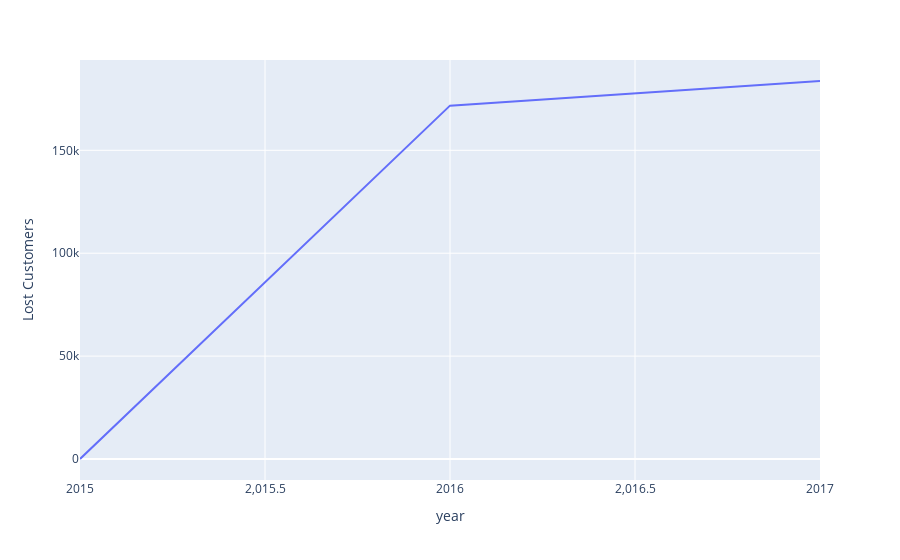

Notebook cell for this chart:
### Code cell
finalFig = px.line(yearWiseDf, x='year', y="Lost Customers")
finalFig.show()
finalFig.write_html('docs/case-study-2f.html')

### Figure 1 — Plotly figure (JSON) as saved in the notebook; plotly's stock layout.template omitted (floating-point values rounded to 4 significant figures)
{"data": [{"hovertemplate": "year=%{x}<br>Lost Customers=%{y}<extra></extra>", "legendgroup": "", "line": {"color": "#636efa", "dash": "solid"}, "marker": {"symbol": "circle"}, "mode": "lines", "name": "", "orientation": "v", "showlegend": false, "type": "scatter", "x": [2015, 2016, 2017], "xaxis": "x", "y": [0, 171710, 183687], "yaxis": "y"}], "layout": {"legend": {"tracegroupgap": 0}, "margin": {"t": 60}, "xaxis": {"anchor": "y", "domain": [0, 1], "title": {"text": "year"}}, "yaxis": {"anchor": "x", "domain": [0, 1], "title": {"text": "Lost Customers"}}}}
